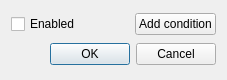
<?xml version="1.0" encoding="UTF-8"?>
<ui version="4.0">
 <class>SkillUsageDialog</class>
 <widget class="QDialog" name="SkillUsageDialog">
  <property name="geometry">
   <rect>
    <x>0</x>
    <y>0</y>
    <width>227</width>
    <height>80</height>
   </rect>
  </property>
  <property name="sizePolicy">
   <sizepolicy hsizetype="Expanding" vsizetype="Expanding">
    <horstretch>0</horstretch>
    <verstretch>0</verstretch>
   </sizepolicy>
  </property>
  <property name="windowTitle">
   <string>Dialog</string>
  </property>
  <layout class="QVBoxLayout" name="verticalLayout_3">
   <item>
    <layout class="QHBoxLayout" name="controlsLayout">
     <property name="spacing">
      <number>6</number>
     </property>
     <item>
      <widget class="QCheckBox" name="checkEnabled">
       <property name="text">
        <string>Enabled</string>
       </property>
      </widget>
     </item>
     <item>
      <spacer name="horizontalSpacer">
       <property name="orientation">
        <enum>Qt::Horizontal</enum>
       </property>
       <property name="sizeHint" stdset="0">
        <size>
         <width>40</width>
         <height>20</height>
        </size>
       </property>
      </spacer>
     </item>
     <item>
      <widget class="QPushButton" name="btnAddCondition">
       <property name="text">
        <string>Add condition</string>
       </property>
      </widget>
     </item>
    </layout>
   </item>
   <item>
    <layout class="QVBoxLayout" name="conditionsLayout"/>
   </item>
   <item>
    <widget class="QDialogButtonBox" name="buttons">
     <property name="orientation">
      <enum>Qt::Horizontal</enum>
     </property>
     <property name="standardButtons">
      <set>QDialogButtonBox::Cancel|QDialogButtonBox::Ok</set>
     </property>
    </widget>
   </item>
  </layout>
 </widget>
 <resources/>
 <connections>
  <connection>
   <sender>buttons</sender>
   <signal>accepted()</signal>
   <receiver>SkillUsageDialog</receiver>
   <slot>accept()</slot>
   <hints>
    <hint type="sourcelabel">
     <x>248</x>
     <y>254</y>
    </hint>
    <hint type="destinationlabel">
     <x>157</x>
     <y>274</y>
    </hint>
   </hints>
  </connection>
  <connection>
   <sender>buttons</sender>
   <signal>rejected()</signal>
   <receiver>SkillUsageDialog</receiver>
   <slot>reject()</slot>
   <hints>
    <hint type="sourcelabel">
     <x>316</x>
     <y>260</y>
    </hint>
    <hint type="destinationlabel">
     <x>286</x>
     <y>274</y>
    </hint>
   </hints>
  </connection>
 </connections>
</ui>
